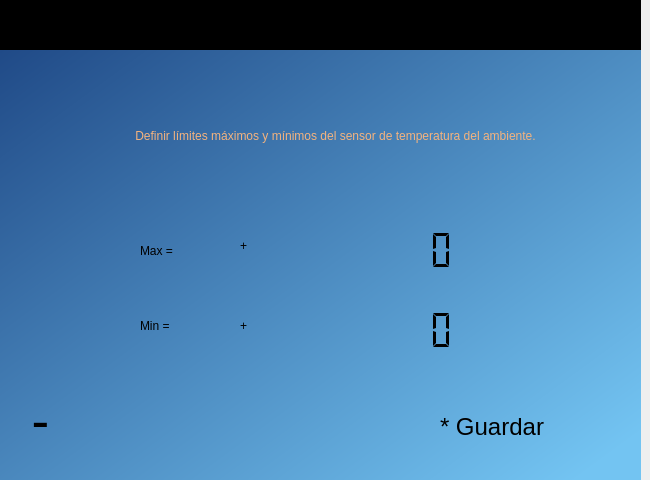
<?xml version="1.0" encoding="UTF-8"?>
<ui version="4.0">
 <class>widget_inicio</class>
 <widget class="QWidget" name="widget_inicio">
  <property name="geometry">
   <rect>
    <x>0</x>
    <y>0</y>
    <width>650</width>
    <height>480</height>
   </rect>
  </property>
  <property name="windowTitle">
   <string>Form</string>
  </property>
  <property name="styleSheet">
   <string notr="true"/>
  </property>
  <widget class="QWidget" name="widget_fecha" native="true">
   <property name="geometry">
    <rect>
     <x>0</x>
     <y>0</y>
     <width>641</width>
     <height>51</height>
    </rect>
   </property>
   <property name="styleSheet">
    <string notr="true">QWidget#widget_fecha{
background-color:rgb(0, 0, 0)}</string>
   </property>
   <widget class="QLabel" name="lbl_hora">
    <property name="geometry">
     <rect>
      <x>20</x>
      <y>10</y>
      <width>151</width>
      <height>21</height>
     </rect>
    </property>
    <property name="styleSheet">
     <string notr="true">font: 57 16pt &quot;Ubuntu&quot;;
color:rgb(238, 238, 236);</string>
    </property>
    <property name="text">
     <string/>
    </property>
   </widget>
   <widget class="QLabel" name="lbl_fecha">
    <property name="geometry">
     <rect>
      <x>460</x>
      <y>10</y>
      <width>161</width>
      <height>21</height>
     </rect>
    </property>
    <property name="styleSheet">
     <string notr="true">font: 57 16pt &quot;Ubuntu&quot;;
color:rgb(238, 238, 236);</string>
    </property>
    <property name="text">
     <string/>
    </property>
   </widget>
  </widget>
  <widget class="QWidget" name="widget_datos" native="true">
   <property name="geometry">
    <rect>
     <x>0</x>
     <y>50</y>
     <width>641</width>
     <height>431</height>
    </rect>
   </property>
   <property name="styleSheet">
    <string notr="true">QWidget#widget_datos{
background-color:qlineargradient(spread:pad, x1:0, y1:0, x2:0.985075, y2:0.903, stop:0 rgba(32, 74, 135, 255), stop:1 rgba(115, 196, 242, 255))
}</string>
   </property>
   <widget class="QLabel" name="label_9">
    <property name="geometry">
     <rect>
      <x>10</x>
      <y>10</y>
      <width>91</width>
      <height>101</height>
     </rect>
    </property>
    <property name="text">
     <string/>
    </property>
    <property name="pixmap">
     <pixmap>../images/logo.png</pixmap>
    </property>
    <property name="scaledContents">
     <bool>true</bool>
    </property>
   </widget>
   <widget class="QLabel" name="lbl_num_est_2">
    <property name="geometry">
     <rect>
      <x>70</x>
      <y>20</y>
      <width>531</width>
      <height>131</height>
     </rect>
    </property>
    <property name="styleSheet">
     <string notr="true">font: 57 italic 30pt &quot;Ubuntu&quot;;
color:rgb(244, 179, 126)</string>
    </property>
    <property name="text">
     <string>Definir límites máximos y mínimos del sensor de temperatura del ambiente.</string>
    </property>
    <property name="alignment">
     <set>Qt::AlignCenter</set>
    </property>
    <property name="wordWrap">
     <bool>true</bool>
    </property>
   </widget>
   <widget class="QLabel" name="lbl_riego_est1">
    <property name="geometry">
     <rect>
      <x>140</x>
      <y>170</y>
      <width>81</width>
      <height>61</height>
     </rect>
    </property>
    <property name="styleSheet">
     <string notr="true">font: 22pt &quot;Ubuntu&quot;;</string>
    </property>
    <property name="text">
     <string>Max =</string>
    </property>
   </widget>
   <widget class="QLCDNumber" name="lcd_number_1">
    <property name="geometry">
     <rect>
      <x>310</x>
      <y>180</y>
      <width>151</width>
      <height>41</height>
     </rect>
    </property>
    <property name="midLineWidth">
     <number>-3</number>
    </property>
    <property name="smallDecimalPoint">
     <bool>true</bool>
    </property>
    <property name="digitCount">
     <number>6</number>
    </property>
    <property name="segmentStyle">
     <enum>QLCDNumber::Flat</enum>
    </property>
    <property name="value" stdset="0">
     <double>0.000000000000000</double>
    </property>
   </widget>
   <widget class="QLabel" name="label">
    <property name="geometry">
     <rect>
      <x>10</x>
      <y>350</y>
      <width>71</width>
      <height>51</height>
     </rect>
    </property>
    <property name="text">
     <string/>
    </property>
    <property name="pixmap">
     <pixmap>../images/flecha_Atras.png</pixmap>
    </property>
    <property name="scaledContents">
     <bool>true</bool>
    </property>
   </widget>
   <widget class="QLabel" name="label_2">
    <property name="geometry">
     <rect>
      <x>20</x>
      <y>350</y>
      <width>41</width>
      <height>41</height>
     </rect>
    </property>
    <property name="font">
     <font>
      <pointsize>40</pointsize>
     </font>
    </property>
    <property name="text">
     <string>-</string>
    </property>
    <property name="alignment">
     <set>Qt::AlignCenter</set>
    </property>
   </widget>
   <widget class="QLabel" name="label_3">
    <property name="geometry">
     <rect>
      <x>420</x>
      <y>350</y>
      <width>151</width>
      <height>51</height>
     </rect>
    </property>
    <property name="text">
     <string/>
    </property>
    <property name="pixmap">
     <pixmap>../images/botton_icon.png</pixmap>
    </property>
    <property name="scaledContents">
     <bool>true</bool>
    </property>
   </widget>
   <widget class="QLabel" name="label_4">
    <property name="geometry">
     <rect>
      <x>440</x>
      <y>367</y>
      <width>111</width>
      <height>20</height>
     </rect>
    </property>
    <property name="font">
     <font>
      <pointsize>18</pointsize>
     </font>
    </property>
    <property name="text">
     <string>* Guardar</string>
    </property>
   </widget>
   <widget class="QLabel" name="lbl_riego_est1_2">
    <property name="geometry">
     <rect>
      <x>140</x>
      <y>250</y>
      <width>81</width>
      <height>51</height>
     </rect>
    </property>
    <property name="styleSheet">
     <string notr="true">font: 22pt &quot;Ubuntu&quot;;</string>
    </property>
    <property name="text">
     <string>Min =</string>
    </property>
   </widget>
   <widget class="QLCDNumber" name="lcd_number_2">
    <property name="geometry">
     <rect>
      <x>310</x>
      <y>260</y>
      <width>151</width>
      <height>41</height>
     </rect>
    </property>
    <property name="midLineWidth">
     <number>-3</number>
    </property>
    <property name="smallDecimalPoint">
     <bool>true</bool>
    </property>
    <property name="digitCount">
     <number>6</number>
    </property>
    <property name="segmentStyle">
     <enum>QLCDNumber::Flat</enum>
    </property>
    <property name="value" stdset="0">
     <double>0.000000000000000</double>
    </property>
   </widget>
   <widget class="QLabel" name="lbl_signo_1">
    <property name="geometry">
     <rect>
      <x>240</x>
      <y>170</y>
      <width>31</width>
      <height>51</height>
     </rect>
    </property>
    <property name="styleSheet">
     <string notr="true">font: 22pt &quot;Ubuntu&quot;;</string>
    </property>
    <property name="text">
     <string>+</string>
    </property>
   </widget>
   <widget class="QLabel" name="lbl_signo_2">
    <property name="geometry">
     <rect>
      <x>240</x>
      <y>250</y>
      <width>31</width>
      <height>51</height>
     </rect>
    </property>
    <property name="styleSheet">
     <string notr="true">font: 22pt &quot;Ubuntu&quot;;</string>
    </property>
    <property name="text">
     <string>+</string>
    </property>
   </widget>
  </widget>
 </widget>
 <resources/>
 <connections/>
</ui>
